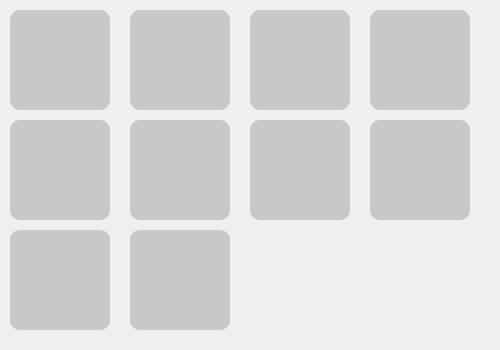
<?xml version="1.0" encoding="UTF-8"?>
<ui version="4.0">
 <class>frameDialog</class>
 <widget class="QWidget" name="frameDialog">
  <property name="geometry">
   <rect>
    <x>0</x>
    <y>0</y>
    <width>500</width>
    <height>350</height>
   </rect>
  </property>
  <property name="windowTitle">
   <string>Form</string>
  </property>
  <widget class="QPushButton" name="pushButton">
   <property name="geometry">
    <rect>
     <x>10</x>
     <y>10</y>
     <width>100</width>
     <height>100</height>
    </rect>
   </property>
   <property name="styleSheet">
    <string notr="true">QPushButton:hover{background-color: rgb(255,160,200);}
QPushButton:focus{background-color: rgb(255,49,80);}
QPushButton{border-top-left-radius:10px;
			border-top-right-radius:10px;
			border-bottom-left-radius:10px;
			border-bottom-right-radius:10px;
			background-color: rgb(200,200,200)}

</string>
   </property>
   <property name="text">
    <string/>
   </property>
   <property name="icon">
    <iconset resource="../qfi.qrc">
     <normaloff>:/images/IY型共轴双桨六旋翼.PNG</normaloff>:/images/IY型共轴双桨六旋翼.PNG</iconset>
   </property>
   <property name="iconSize">
    <size>
     <width>95</width>
     <height>95</height>
    </size>
   </property>
   <property name="flat">
    <bool>false</bool>
   </property>
  </widget>
  <widget class="QPushButton" name="pushButton_2">
   <property name="geometry">
    <rect>
     <x>130</x>
     <y>10</y>
     <width>100</width>
     <height>100</height>
    </rect>
   </property>
   <property name="styleSheet">
    <string notr="true">QPushButton:hover{background-color: rgb(255,160,200);}
QPushButton:focus{background-color: rgb(255,49,80);}
QPushButton{border-top-left-radius:10px;
			border-top-right-radius:10px;
			border-bottom-left-radius:10px;
			border-bottom-right-radius:10px;
			background-color: rgb(200,200,200)}</string>
   </property>
   <property name="text">
    <string/>
   </property>
   <property name="icon">
    <iconset resource="../qfi.qrc">
     <normaloff>:/images/Y型共轴双桨六旋翼.PNG</normaloff>:/images/Y型共轴双桨六旋翼.PNG</iconset>
   </property>
   <property name="iconSize">
    <size>
     <width>95</width>
     <height>95</height>
    </size>
   </property>
  </widget>
  <widget class="QPushButton" name="pushButton_3">
   <property name="geometry">
    <rect>
     <x>250</x>
     <y>10</y>
     <width>100</width>
     <height>100</height>
    </rect>
   </property>
   <property name="styleSheet">
    <string notr="true">QPushButton:hover{background-color: rgb(255,160,200);}
QPushButton:focus{background-color: rgb(255,49,80);}
QPushButton{border-top-left-radius:10px;
			border-top-right-radius:10px;
			border-bottom-left-radius:10px;
			border-bottom-right-radius:10px;
			background-color: rgb(200,200,200)}</string>
   </property>
   <property name="text">
    <string/>
   </property>
   <property name="icon">
    <iconset resource="../qfi.qrc">
     <normaloff>:/images/I型四旋翼.PNG</normaloff>:/images/I型四旋翼.PNG</iconset>
   </property>
   <property name="iconSize">
    <size>
     <width>95</width>
     <height>95</height>
    </size>
   </property>
  </widget>
  <widget class="QPushButton" name="pushButton_4">
   <property name="geometry">
    <rect>
     <x>370</x>
     <y>10</y>
     <width>100</width>
     <height>100</height>
    </rect>
   </property>
   <property name="styleSheet">
    <string notr="true">QPushButton:hover{background-color: rgb(255,160,200);}
QPushButton:focus{background-color: rgb(255,49,80);}
QPushButton{border-top-left-radius:10px;
			border-top-right-radius:10px;
			border-bottom-left-radius:10px;
			border-bottom-right-radius:10px;
			background-color: rgb(200,200,200)}</string>
   </property>
   <property name="text">
    <string/>
   </property>
   <property name="icon">
    <iconset resource="../qfi.qrc">
     <normaloff>:/images/X型四旋翼.PNG</normaloff>:/images/X型四旋翼.PNG</iconset>
   </property>
   <property name="iconSize">
    <size>
     <width>95</width>
     <height>95</height>
    </size>
   </property>
  </widget>
  <widget class="QPushButton" name="pushButton_5">
   <property name="geometry">
    <rect>
     <x>10</x>
     <y>120</y>
     <width>100</width>
     <height>100</height>
    </rect>
   </property>
   <property name="styleSheet">
    <string notr="true">QPushButton:hover{background-color: rgb(255,160,200);}
QPushButton:focus{background-color: rgb(255,49,80);}
QPushButton{border-top-left-radius:10px;
			border-top-right-radius:10px;
			border-bottom-left-radius:10px;
			border-bottom-right-radius:10px;
			background-color: rgb(200,200,200)}</string>
   </property>
   <property name="text">
    <string/>
   </property>
   <property name="icon">
    <iconset resource="../qfi.qrc">
     <normaloff>:/images/I型共轴双桨八旋翼.PNG</normaloff>:/images/I型共轴双桨八旋翼.PNG</iconset>
   </property>
   <property name="iconSize">
    <size>
     <width>95</width>
     <height>95</height>
    </size>
   </property>
  </widget>
  <widget class="QPushButton" name="pushButton_6">
   <property name="geometry">
    <rect>
     <x>130</x>
     <y>120</y>
     <width>100</width>
     <height>100</height>
    </rect>
   </property>
   <property name="styleSheet">
    <string notr="true">QPushButton:hover{background-color: rgb(255,160,200);}
QPushButton:focus{background-color: rgb(255,49,80);}
QPushButton{border-top-left-radius:10px;
			border-top-right-radius:10px;
			border-bottom-left-radius:10px;
			border-bottom-right-radius:10px;
			background-color: rgb(200,200,200)}</string>
   </property>
   <property name="text">
    <string/>
   </property>
   <property name="icon">
    <iconset resource="../qfi.qrc">
     <normaloff>:/images/X型共轴双桨八旋翼.PNG</normaloff>:/images/X型共轴双桨八旋翼.PNG</iconset>
   </property>
   <property name="iconSize">
    <size>
     <width>95</width>
     <height>95</height>
    </size>
   </property>
  </widget>
  <widget class="QPushButton" name="pushButton_7">
   <property name="geometry">
    <rect>
     <x>250</x>
     <y>120</y>
     <width>100</width>
     <height>100</height>
    </rect>
   </property>
   <property name="styleSheet">
    <string notr="true">QPushButton:hover{background-color: rgb(255,160,200);}
QPushButton:focus{background-color: rgb(255,49,80);}
QPushButton{border-top-left-radius:10px;
			border-top-right-radius:10px;
			border-bottom-left-radius:10px;
			border-bottom-right-radius:10px;
			background-color: rgb(200,200,200)}</string>
   </property>
   <property name="text">
    <string/>
   </property>
   <property name="icon">
    <iconset resource="../qfi.qrc">
     <normaloff>:/images/I型六旋翼.PNG</normaloff>:/images/I型六旋翼.PNG</iconset>
   </property>
   <property name="iconSize">
    <size>
     <width>95</width>
     <height>95</height>
    </size>
   </property>
  </widget>
  <widget class="QPushButton" name="pushButton_8">
   <property name="geometry">
    <rect>
     <x>370</x>
     <y>120</y>
     <width>100</width>
     <height>100</height>
    </rect>
   </property>
   <property name="styleSheet">
    <string notr="true">QPushButton:hover{background-color: rgb(255,160,200);}
QPushButton:focus{background-color: rgb(255,49,80);}
QPushButton{border-top-left-radius:10px;
			border-top-right-radius:10px;
			border-bottom-left-radius:10px;
			border-bottom-right-radius:10px;
			background-color: rgb(200,200,200)}</string>
   </property>
   <property name="text">
    <string/>
   </property>
   <property name="icon">
    <iconset resource="../qfi.qrc">
     <normaloff>:/images/V型六旋翼.PNG</normaloff>:/images/V型六旋翼.PNG</iconset>
   </property>
   <property name="iconSize">
    <size>
     <width>95</width>
     <height>95</height>
    </size>
   </property>
  </widget>
  <widget class="QPushButton" name="pushButton_9">
   <property name="geometry">
    <rect>
     <x>10</x>
     <y>230</y>
     <width>100</width>
     <height>100</height>
    </rect>
   </property>
   <property name="styleSheet">
    <string notr="true">QPushButton:hover{background-color: rgb(255,160,200);}
QPushButton:focus{background-color: rgb(255,49,80);}
QPushButton{border-top-left-radius:10px;
			border-top-right-radius:10px;
			border-bottom-left-radius:10px;
			border-bottom-right-radius:10px;
			background-color: rgb(200,200,200)}</string>
   </property>
   <property name="text">
    <string/>
   </property>
   <property name="icon">
    <iconset resource="../qfi.qrc">
     <normaloff>:/images/I型八旋翼.PNG</normaloff>:/images/I型八旋翼.PNG</iconset>
   </property>
   <property name="iconSize">
    <size>
     <width>95</width>
     <height>95</height>
    </size>
   </property>
  </widget>
  <widget class="QPushButton" name="pushButton_10">
   <property name="geometry">
    <rect>
     <x>130</x>
     <y>230</y>
     <width>100</width>
     <height>100</height>
    </rect>
   </property>
   <property name="styleSheet">
    <string notr="true">QPushButton:hover{background-color: rgb(255,160,200);}
QPushButton:focus{background-color: rgb(255,49,80);}
QPushButton{border-top-left-radius:10px;
			border-top-right-radius:10px;
			border-bottom-left-radius:10px;
			border-bottom-right-radius:10px;
			background-color: rgb(200,200,200)}</string>
   </property>
   <property name="text">
    <string/>
   </property>
   <property name="icon">
    <iconset resource="../qfi.qrc">
     <normaloff>:/images/V型八旋翼.PNG</normaloff>:/images/V型八旋翼.PNG</iconset>
   </property>
   <property name="iconSize">
    <size>
     <width>95</width>
     <height>95</height>
    </size>
   </property>
  </widget>
 </widget>
 <resources>
  <include location="../qfi.qrc"/>
 </resources>
 <connections/>
</ui>
